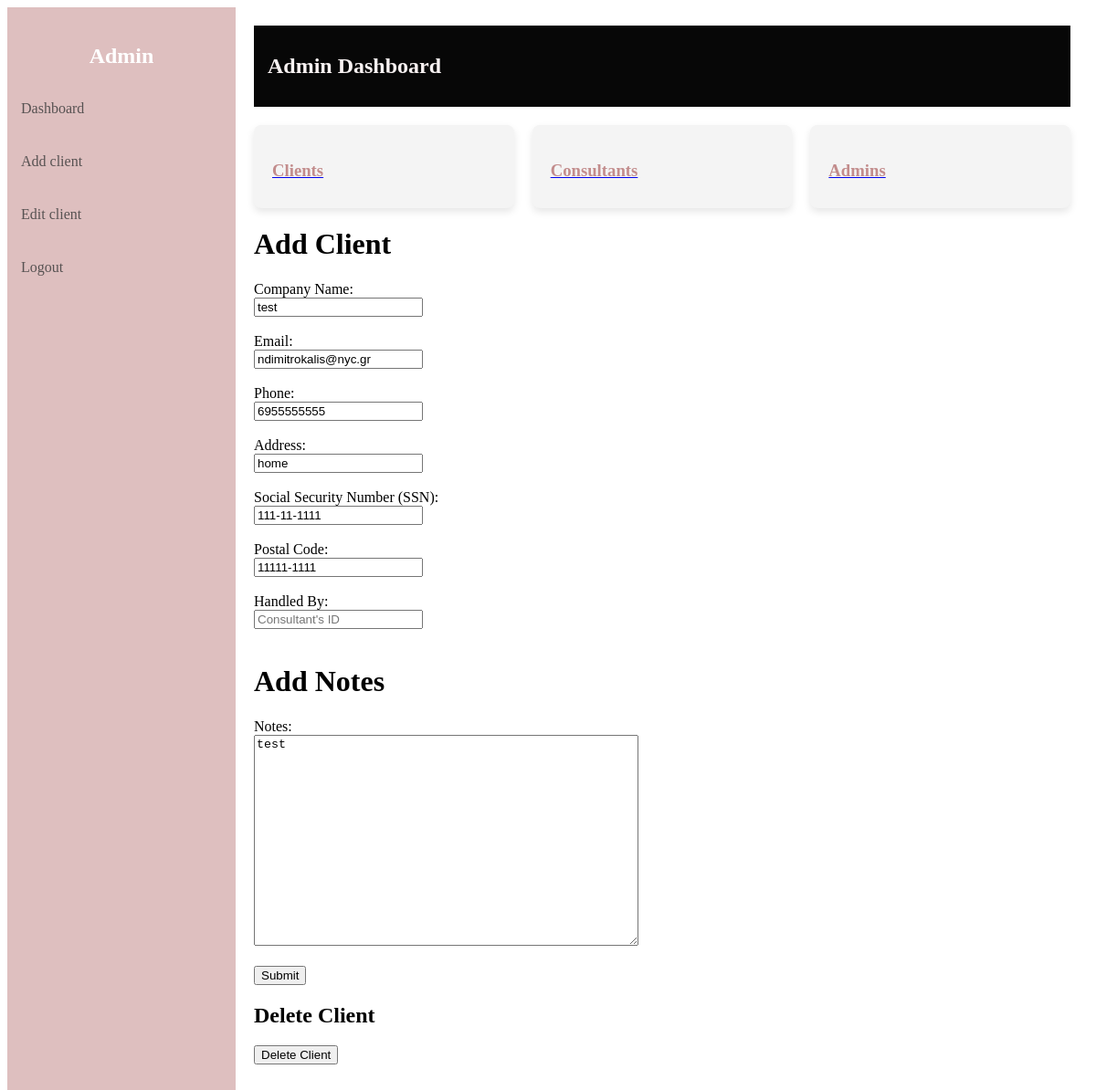
The app's page /clients/edit/form/1 (signed in), older data.
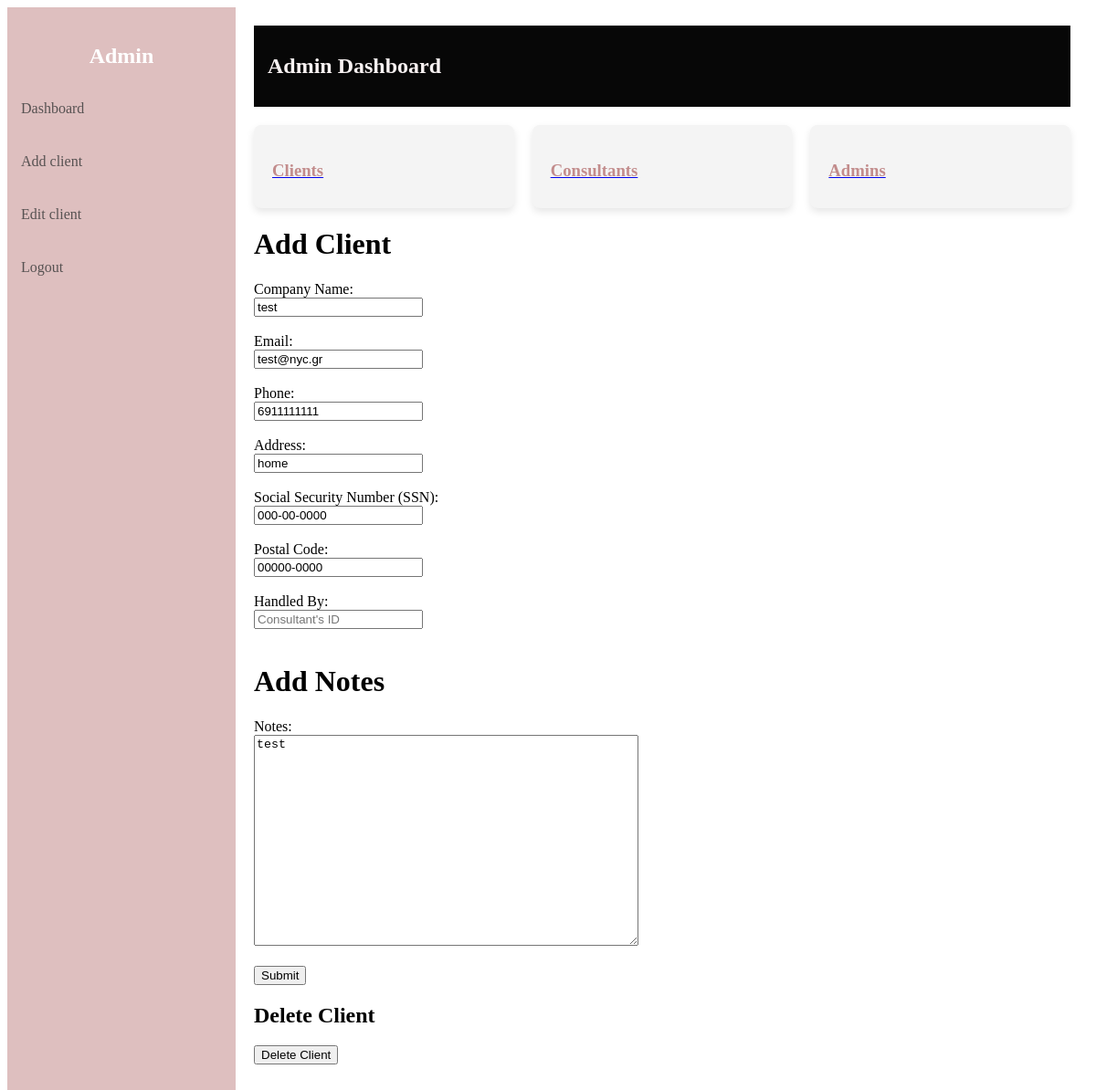
The same page, newer data.
### server.py (models this page shows)
class Client(db.Model):
    id = db.Column(db.Integer, primary_key=True)
    name = db.Column(db.String(150), nullable=False)
    email = db.Column(db.String(120), unique=True, nullable=False)
    phone = db.Column(db.String(10), unique=True, nullable=False)
    address = db.Column(db.String(200), nullable=False)
    ssn = db.Column(db.String(11), unique=True, nullable=False)
    postalcode = db.Column(db.String(10), nullable=False)
    notes = db.Column(db.String(500), nullable=True)
    consultant_id = db.Column(db.Integer, db.ForeignKey('user.id'), nullable=True)
    consultant = db.relationship('User', back_populates='clients')

### server.py (the view, shortened to what this page needs)
@app.route("/clients/edit/form/<int:client_id>", methods=['GET', 'POST'])
@login_required
def edit_client_form(client_id):
    if current_user.role != 'admin':
        return "Unauthorized", 403
    client = Client.query.get(client_id)
    if not client:
        return "Client not found", 404
    return render_template('edit_client_form.html', client=client)

### server.py (called while the page is built)
@login_manager.user_loader
def load_user(user_id):
    return User.query.get(int(user_id))

### templates/edit_client_form.html (shortened to what this page needs)
{% extends 'dashboard.html' %}
{% block content %}
    <h1>Add Client</h1>
    <form action="/clients/edit/form/{{ client.id }}" method="POST">
        <label for="name">Company Name:</label><br>
        <input type="text" id="name" name="name" placeholder="name" value="{{ client.name }}" required><br><br>
        <label for="email">Email:</label><br>
        <input type="email" id="email" name="email" placeholder="Email" value="{{ client.email }}" required><br><br>
        <label for="phone">Phone:</label><br>
        <input type="tel" id="phone" name="phone" placeholder="Phone" pattern="^[0-9]{10}$" value="{{ client.phone }}" required><br><br>
        <label for="address">Address:</label><br>
        <input type="text" id="address" name="address" placeholder="Address" value="{{ client.address }}" required><br><br>
        <label for="ssn">Social Security Number (SSN):</label><br>
        <input type="text" id="ssn" name="ssn" placeholder="SSN" pattern="^\d{3}-\d{2}-\d{4}$" value="{{ client.ssn }}" required><br><br>
        <label for="postalcode">Postal Code:</label><br>
        <input type="text" id="postalcode" name="postalcode" placeholder="Postal Code" pattern="^\d{5}(-\d{4})?$" value="{{ client.postalcode }}" required><br><br>
        <label for="consultant">Handled By:</label><br>
        <input type="number" id="consultant" name="consultant" placeholder="Consultant's ID" value="{{ client.consultant_id }}" step="1"><br><br>
        <h1>Add Notes</h1>
        <label for="notes">Notes:</label><br>
        <textarea id="notes" name="notes" placeholder="Enter notes about the client" rows="15" cols="50">{{ client.notes }}</textarea><br><br>
        <button type="submit">Submit</button>
    </form>
    <h2>Delete Client</h2>
    <form method="post" action="/clients/delete/{{ client_id }}">
        <button type="submit" onclick="return confirm('Are you sure you want to delete this client?')">Delete Client</button>
    </form>
{% endblock %}

Row changes from the older to the newer data that the page shows:
changed Client "test": email "ndimitrokalis@nyc.gr" → "test@nyc.gr"; phone "6955555555" → "6911111111"; ssn "111-11-1111" → "000-00-0000"; postalcode "11111-1111" → "00000-0000"
